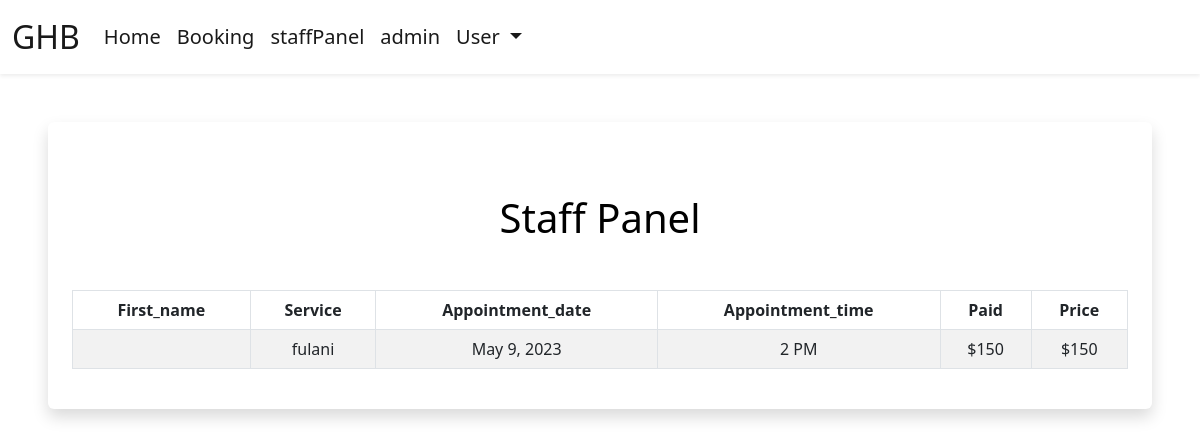
Page /staff-panel (signed in) on the committed database.
### book/models.py (models this page shows, shortened)
class Appointment(models.Model):
    user = models.ForeignKey(User, on_delete=models.CASCADE, null=True, blank=True)
    service = models.CharField(max_length=50)
    day = models.DateField(default=datetime.now)
    time = models.CharField(max_length=10, choices=TIME_CHOICES, default="8 AM")
    deposit = models.IntegerField(null=True)
    price = models.IntegerField(null=True)
    time_ordered = models.DateTimeField(default=datetime.now)
    update_count = models.IntegerField(default=0, null=False)

### book/views.py (the view)
# urls.py: path('staff-panel', views.staffPanel, name='staffPanel'),
def staffPanel(request):
    today = datetime.today()
    minDate = today.strftime('%Y-%m-%d')
    deltatime = today + timedelta(days=21)
    strdeltatime = deltatime.strftime('%Y-%m-%d')
    maxDate = strdeltatime
    items = Appointment.objects.filter(day__range=[minDate, maxDate]).order_by('day', 'time')
    return render(request, 'staffPanel.html', {
        'items':items,
    })

### templates/staffPanel.html (shortened to what this page needs)
{% extends 'layout.html' %}
{% load static %}
{% block body %}
{% if user.is_authenticated and user.is_staff %}
<div class="shadow p-4 mb-5 bg-body bg-body rounded text-black  m-5 ">
    <h1 class="text-center mt-5 mb-5">Staff Panel</h1>
    <div class="table-responsive">
      <table class="table table-bordered table-striped table-hover mx-auto">
          <thead>
            <tr>
              <th class="text-center" scope="col">First_name</th>
              <th class="text-center" scope="col">Service</th>
              <th class="text-center" scope="col">Appointment_date</th>
              <th class="text-center" scope="col">Appointment_time</th>
              <th class="text-center" scope="col">Paid</th>
              <th class="text-center" scope="col">Price</th>
            </tr>
          </thead>
          <tbody id="myTable">
              {% for item in items %}
            <tr>
              <td class="text-center">{{item.user.first_name}}</td>
              <td class="text-center">{{item.service}}</td>
              <td class="text-center">{{item.day}}</td>
              <td class="text-center">{{item.time}}</td>
              <td class="text-center">${{item.deposit}}</td>
              <td class="text-center">${{item.price}}</td>
            </tr>
              {% endfor %}
          </tbody>
        </table>
      </div>
</div>
{% else %}
<div class="shadow p-4 mb-5 bg-body bg-body rounded text-black  m-5">
  <h1 class="p-2  me-3">Oops!! For staffs only</h1>
  <a style="background-color: teal; color: #fff; font-family: Trebuchet MS;" href="{% url 'index' %}" class="btn btn-primary text-white">Back to Home</a>
</div>
{% endif %}
{% endblock %}

### rows in the picture
Appointment: service "fulani", day "May 9, 2023", time "2 PM", deposit "150", price "150"
